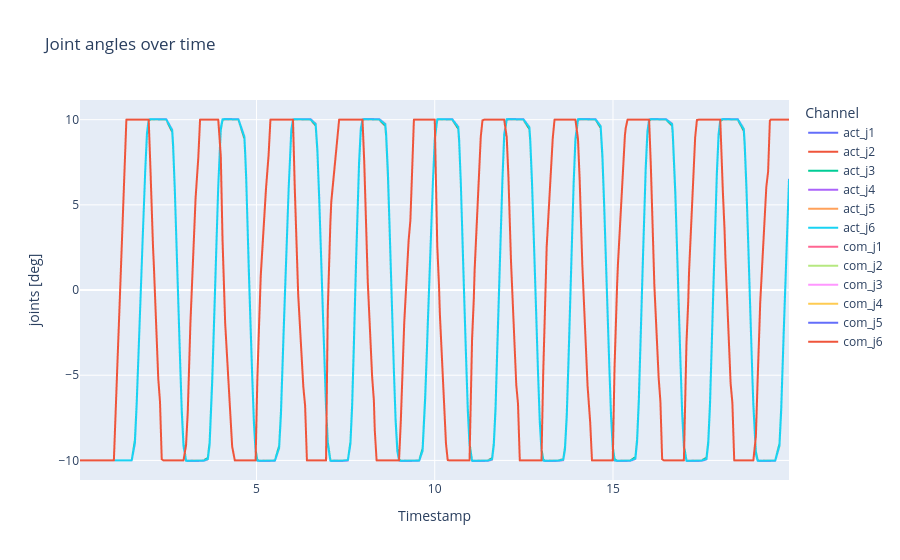

Notebook code cell kept with this figure:
### Markdown cell above
Joint angles over time

### Code cell
# 1) DataFrame anlegen
df = pd.DataFrame({
    'timestamp': timestamps,
    'act_j1': act_j[:, 0],
    'act_j2': act_j[:, 1],
    'act_j3': act_j[:, 2],
    'act_j4': act_j[:, 3],
    'act_j5': act_j[:, 4],
    'act_j6': act_j[:, 5],
    'com_j1': com_j[:, 0],
    'com_j2': com_j[:, 1],
    'com_j3': com_j[:, 2],
    'com_j4': com_j[:, 3],
    'com_j5': com_j[:, 4],
    'com_j6': com_j[:, 5]
})

# 1) In Long-Form umwandeln
df_long = df.melt(
    id_vars='timestamp',
    value_vars=df.columns[1:],
    var_name='Channel',
    value_name='joints [deg]'
)

# 2) Plot bauen
fig = px.line(
    df_long,
    x='timestamp',
    y='joints [deg]',
    color='Channel',
    title="Joint angles over time",
    labels={'timestamp': 'Timestamp'}
)

# 3) Achsen anpassen
fig.update_xaxes(
    tickformat="%H:%M:%S\n%d-%m-%Y",
)

fig.show()

### Figure 1 — Plotly figure (JSON) as saved in the notebook; plotly's stock layout.template omitted (floating-point values rounded to 4 significant figures; data arrays with more than 128 entries replaced by an {"elided": "..."} marker saying what was removed)
{"data": [{"hovertemplate": "Channel=act_j1<br>Timestamp=%{x}<br>joints [deg]=%{y}<extra></extra>", "legendgroup": "act_j1", "line": {"color": "#636efa", "dash": "solid"}, "marker": {"symbol": "circle"}, "mode": "lines", "name": "act_j1", "showlegend": true, "type": "scattergl", "x": {"elided": "344 float values"}, "xaxis": "x", "y": {"elided": "344 float values"}, "yaxis": "y"}, {"hovertemplate": "Channel=act_j2<br>Timestamp=%{x}<br>joints [deg]=%{y}<extra></extra>", "legendgroup": "act_j2", "line": {"color": "#EF553B", "dash": "solid"}, "marker": {"symbol": "circle"}, "mode": "lines", "name": "act_j2", "showlegend": true, "type": "scattergl", "x": {"elided": "344 float values"}, "xaxis": "x", "y": {"elided": "344 float values"}, "yaxis": "y"}, {"hovertemplate": "Channel=act_j3<br>Timestamp=%{x}<br>joints [deg]=%{y}<extra></extra>", "legendgroup": "act_j3", "line": {"color": "#00cc96", "dash": "solid"}, "marker": {"symbol": "circle"}, "mode": "lines", "name": "act_j3", "showlegend": true, "type": "scattergl", "x": {"elided": "344 float values"}, "xaxis": "x", "y": {"elided": "344 float values"}, "yaxis": "y"}, {"hovertemplate": "Channel=act_j4<br>Timestamp=%{x}<br>joints [deg]=%{y}<extra></extra>", "legendgroup": "act_j4", "line": {"color": "#ab63fa", "dash": "solid"}, "marker": {"symbol": "circle"}, "mode": "lines", "name": "act_j4", "showlegend": true, "type": "scattergl", "x": {"elided": "344 float values"}, "xaxis": "x", "y": {"elided": "344 float values"}, "yaxis": "y"}, {"hovertemplate": "Channel=act_j5<br>Timestamp=%{x}<br>joints [deg]=%{y}<extra></extra>", "legendgroup": "act_j5", "line": {"color": "#FFA15A", "dash": "solid"}, "marker": {"symbol": "circle"}, "mode": "lines", "name": "act_j5", "showlegend": true, "type": "scattergl", "x": {"elided": "344 float values"}, "xaxis": "x", "y": {"elided": "344 float values"}, "yaxis": "y"}, {"hovertemplate": "Channel=act_j6<br>Timestamp=%{x}<br>joints [deg]=%{y}<extra></extra>", "legendgroup": "act_j6", "line": {"color": "#19d3f3", "dash": "solid"}, "marker": {"symbol": "circle"}, "mode": "lines", "name": "act_j6", "showlegend": true, "type": "scattergl", "x": {"elided": "344 float values"}, "xaxis": "x", "y": {"elided": "344 float values"}, "yaxis": "y"}, {"hovertemplate": "Channel=com_j1<br>Timestamp=%{x}<br>joints [deg]=%{y}<extra></extra>", "legendgroup": "com_j1", "line": {"color": "#FF6692", "dash": "solid"}, "marker": {"symbol": "circle"}, "mode": "lines", "name": "com_j1", "showlegend": true, "type": "scattergl", "x": {"elided": "344 float values"}, "xaxis": "x", "y": {"elided": "344 float values"}, "yaxis": "y"}, {"hovertemplate": "Channel=com_j2<br>Timestamp=%{x}<br>joints [deg]=%{y}<extra></extra>", "legendgroup": "com_j2", "line": {"color": "#B6E880", "dash": "solid"}, "marker": {"symbol": "circle"}, "mode": "lines", "name": "com_j2", "showlegend": true, "type": "scattergl", "x": {"elided": "344 float values"}, "xaxis": "x", "y": {"elided": "344 float values"}, "yaxis": "y"}, {"hovertemplate": "Channel=com_j3<br>Timestamp=%{x}<br>joints [deg]=%{y}<extra></extra>", "legendgroup": "com_j3", "line": {"color": "#FF97FF", "dash": "solid"}, "marker": {"symbol": "circle"}, "mode": "lines", "name": "com_j3", "showlegend": true, "type": "scattergl", "x": {"elided": "344 float values"}, "xaxis": "x", "y": {"elided": "344 float values"}, "yaxis": "y"}, {"hovertemplate": "Channel=com_j4<br>Timestamp=%{x}<br>joints [deg]=%{y}<extra></extra>", "legendgroup": "com_j4", "line": {"color": "#FECB52", "dash": "solid"}, "marker": {"symbol": "circle"}, "mode": "lines", "name": "com_j4", "showlegend": true, "type": "scattergl", "x": {"elided": "344 float values"}, "xaxis": "x", "y": {"elided": "344 float values"}, "yaxis": "y"}, {"hovertemplate": "Channel=com_j5<br>Timestamp=%{x}<br>joints [deg]=%{y}<extra></extra>", "legendgroup": "com_j5", "line": {"color": "#636efa", "dash": "solid"}, "marker": {"symbol": "circle"}, "mode": "lines", "name": "com_j5", "showlegend": true, "type": "scattergl", "x": {"elided": "344 float values"}, "xaxis": "x", "y": {"elided": "344 float values"}, "yaxis": "y"}, {"hovertemplate": "Channel=com_j6<br>Timestamp=%{x}<br>joints [deg]=%{y}<extra></extra>", "legendgroup": "com_j6", "line": {"color": "#EF553B", "dash": "solid"}, "marker": {"symbol": "circle"}, "mode": "lines", "name": "com_j6", "showlegend": true, "type": "scattergl", "x": {"elided": "344 float values"}, "xaxis": "x", "y": {"elided": "344 float values"}, "yaxis": "y"}], "layout": {"legend": {"title": {"text": "Channel"}, "tracegroupgap": 0}, "title": {"text": "Joint angles over time"}, "xaxis": {"anchor": "y", "domain": [0, 1], "tickformat": "%H:%M:%S\n%d-%m-%Y", "title": {"text": "Timestamp"}}, "yaxis": {"anchor": "x", "domain": [0, 1], "title": {"text": "joints [deg]"}}}}
